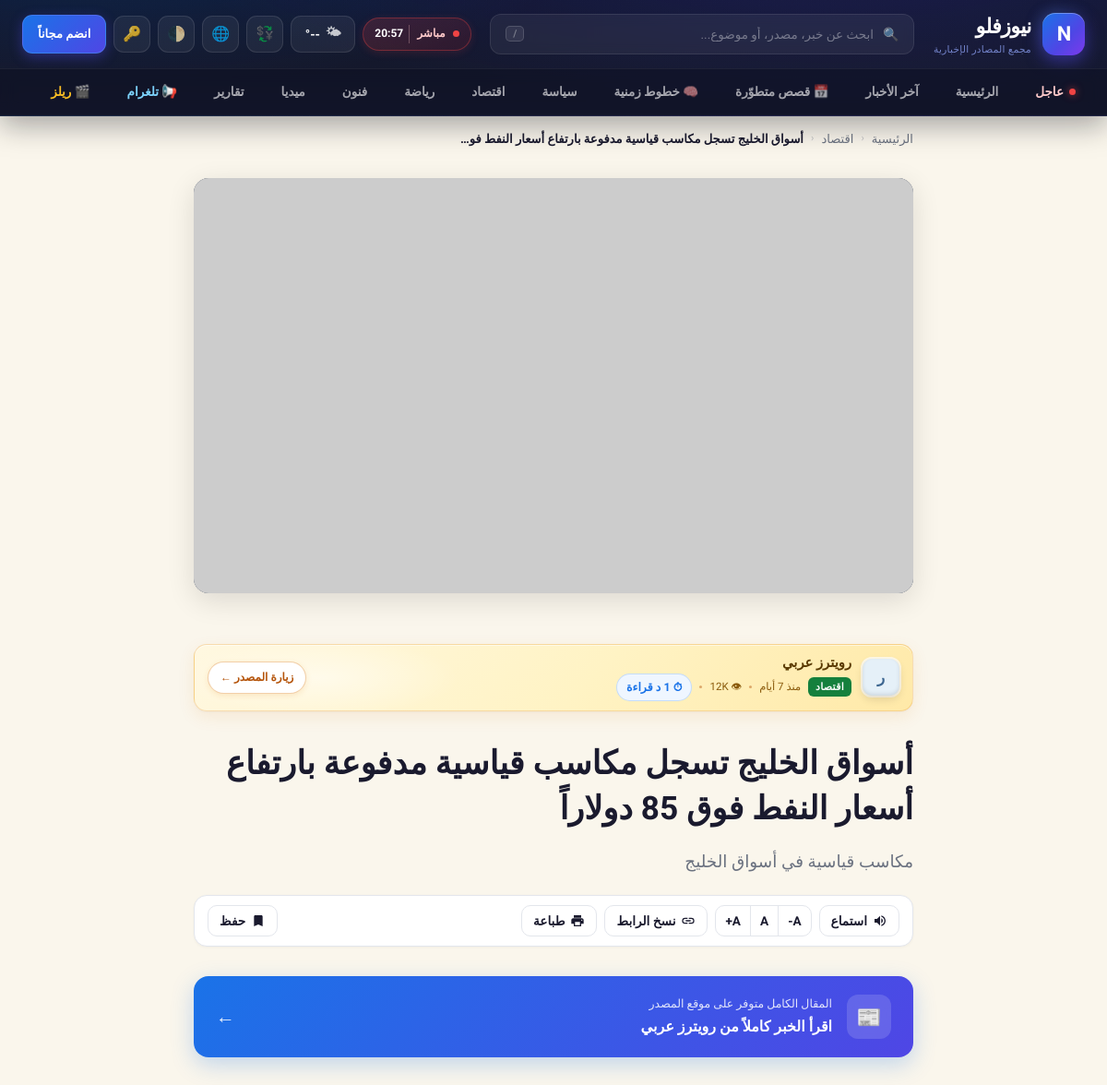
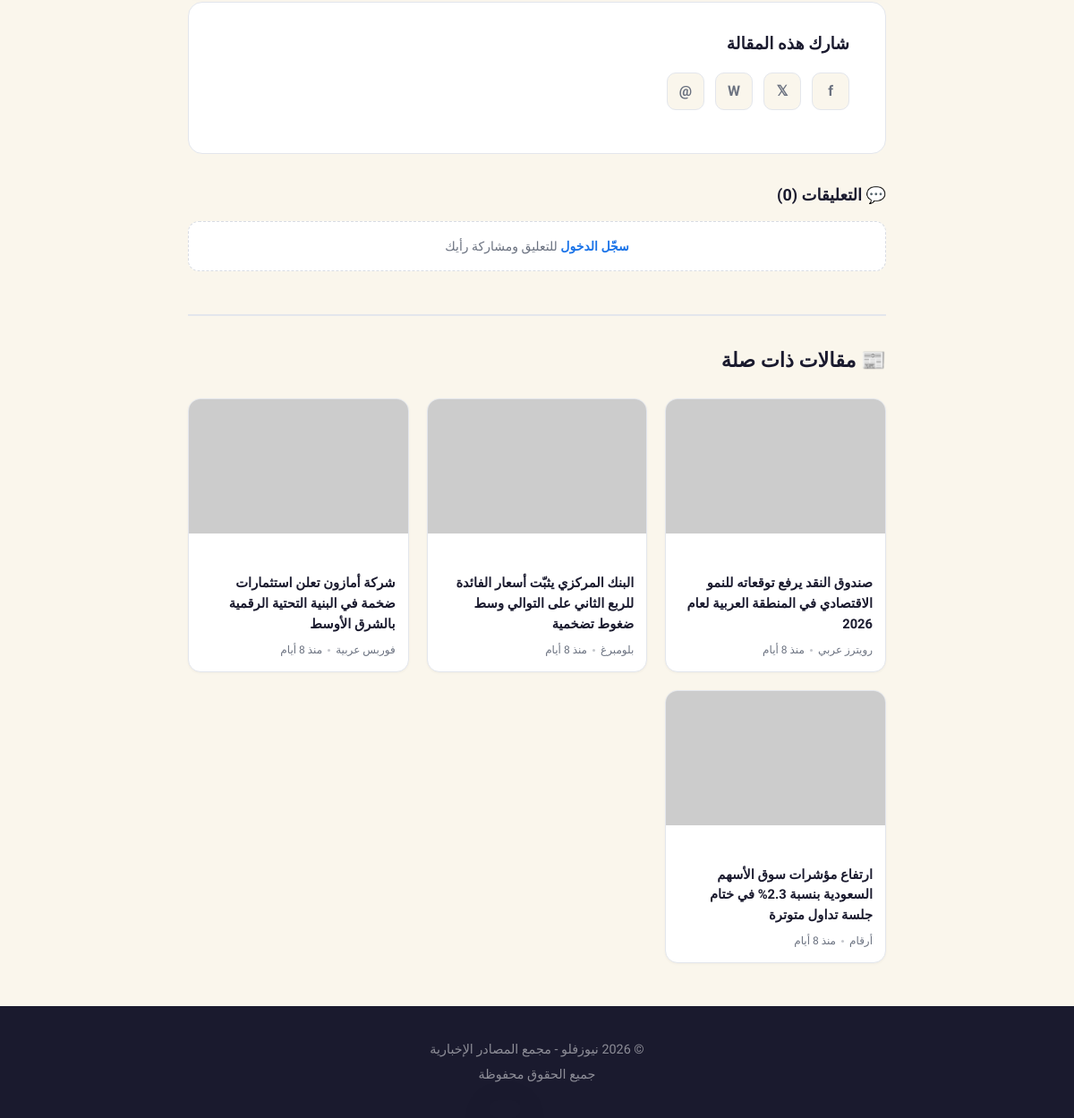
The app's page /article/2 with its own data (2 pictures, top to bottom).
### tables this page shows
CREATE TABLE IF NOT EXISTS `articles` (
  `id` int(11) NOT NULL AUTO_INCREMENT,
  `title` varchar(500) NOT NULL,
  `slug` varchar(500) NOT NULL,
  `excerpt` text DEFAULT NULL,
  `content` longtext DEFAULT NULL,
  `image_url` varchar(500) DEFAULT NULL,
  `source_url` varchar(1000) DEFAULT NULL,
  `category_id` int(11) DEFAULT NULL,
  `source_id` int(11) DEFAULT NULL,
  `is_featured` tinyint(1) DEFAULT 0,
  `is_breaking` tinyint(1) DEFAULT 0,
  `is_hero` tinyint(1) DEFAULT 0,
  `view_count` int(11) DEFAULT 0,
  `comments` int(11) DEFAULT 0,
  `status` enum('published','draft','archived') DEFAULT 'published',
  `published_at` timestamp DEFAULT CURRENT_TIMESTAMP,
  `created_at` timestamp DEFAULT CURRENT_TIMESTAMP,
  `updated_at` timestamp DEFAULT CURRENT_TIMESTAMP ON UPDATE CURRENT_TIMESTAMP,
  PRIMARY KEY (`id`),
  KEY `category_id` (`category_id`),
  KEY `source_id` (`source_id`),
  KEY `status` (`status`),
  KEY `is_breaking` (`is_breaking`),
  KEY `is_featured` (`is_featured`),
  KEY `published_at` (`published_at`),
  CONSTRAINT `fk_article_category` FOREIGN KEY (`category_id`) REFERENCES `categories` (`id`) ON DELETE SET NULL,
  CONSTRAINT `fk_article_source` FOREIGN KEY (`source_id`) REFERENCES `sources` (`id`) ON DELETE SET NULL
);

CREATE TABLE IF NOT EXISTS `categories` (
  `id` int(11) NOT NULL AUTO_INCREMENT,
  `name` varchar(100) NOT NULL,
  `slug` varchar(100) NOT NULL,
  `icon` varchar(10) DEFAULT NULL,
  `css_class` varchar(50) DEFAULT NULL,
  `sort_order` int(11) DEFAULT 0,
  `is_active` tinyint(1) DEFAULT 1,
  `created_at` timestamp DEFAULT CURRENT_TIMESTAMP,
  PRIMARY KEY (`id`),
  UNIQUE KEY `slug` (`slug`)
);

CREATE TABLE IF NOT EXISTS `sources` (
  `id` int(11) NOT NULL AUTO_INCREMENT,
  `name` varchar(200) NOT NULL,
  `slug` varchar(200) NOT NULL,
  `logo_letter` varchar(5) DEFAULT NULL,
  `logo_color` varchar(20) DEFAULT '#5a85b0',
  `logo_bg` varchar(20) DEFAULT '#e5eef8',
  `url` varchar(500) DEFAULT NULL,
  `rss_url` varchar(500) DEFAULT NULL,
  `is_active` tinyint(1) DEFAULT 1,
  `articles_today` int(11) DEFAULT 0,
  `created_at` timestamp DEFAULT CURRENT_TIMESTAMP,
  PRIMARY KEY (`id`),
  UNIQUE KEY `slug` (`slug`)
);

### includes/user_auth.php (called while the page is built, shortened)
<?php
require_once __DIR__ . '/functions.php';
function current_user_id(): ?int {
    $id = $_SESSION[USER_SESSION_KEY] ?? null;
    return $id ? (int)$id : null;
}
function current_user(): ?array {
    static $cached = null;
    if ($cached !== null) return $cached ?: null;
    $id = current_user_id();
    if (!$id) { $cached = false; return null; }
}
function current_theme(): string {
    $u = current_user();
    $c = $_COOKIE['nf_theme'] ?? 'auto';
    return in_array($c, ['light', 'dark', 'auto'], true) ? $c : 'auto';
}

### includes/user_functions.php (called while the page is built, shortened)
<?php
require_once __DIR__ . '/user_auth.php';
function article_comments(int $articleId, ?int $viewerId = null): array {
    try {
        $db = getDB();
        $stmt = $db->prepare("SELECT c.*, u.name as user_name, u.avatar_letter
                              FROM article_comments c
                              INNER JOIN users u ON u.id = c.user_id
                              WHERE c.article_id = ? AND c.is_hidden = 0
                              ORDER BY c.created_at DESC LIMIT 100");
        $stmt->execute([$articleId]);
        $rows = $stmt->fetchAll();
        return $rows;
    } catch (Throwable $e) { return []; }
}

### article.php (the view, shortened to what this page needs)
<?php
require_once __DIR__ . '/includes/functions.php';
require_once __DIR__ . '/includes/user_auth.php';
require_once __DIR__ . '/includes/user_functions.php';
$articleId = isset($_GET['id']) ? (int)$_GET['id'] : 0;
$article = getArticleById($articleId);
$viewer = current_user();
$viewerId = $viewer ? (int)$viewer['id'] : 0;
$isSaved = $viewerId && in_array($articleId, user_bookmark_ids_for($viewerId, [$articleId]), true);
$comments = article_comments($articleId, $viewerId ?: null);
$commentsCount = count($comments);
$pageTheme = current_theme();
$relatedArticles = [];
$seenIds = [$articleId => true];
$relatedLimit = 6;
$db = getDB();
if (!empty($article['cat_slug']) && count($relatedArticles) < $relatedLimit) {
    try {
        $excludeIds = implode(',', array_map('intval', array_keys($seenIds)));
        $need = $relatedLimit - count($relatedArticles);
        $stmt = $db->prepare("SELECT a.id, a.title, a.slug, a.image_url, a.excerpt, a.published_at,
                              c.name as cat_name, c.slug as cat_slug, c.css_class,
                              s.name as source_name
                              FROM articles a
                              LEFT JOIN categories c ON a.category_id = c.id
                              LEFT JOIN sources s ON a.source_id = s.id
                              WHERE c.slug = ? AND a.id NOT IN ({$excludeIds}) AND a.status = 'published'
                              ORDER BY a.published_at DESC LIMIT {$need}");
        $stmt->execute([$article['cat_slug']]);
        foreach ($stmt->fetchAll() as $r) {
            $relatedArticles[] = $r;
        }
    } catch (Throwable $e) {}
}
?>
<!DOCTYPE html>
<html lang="ar" dir="rtl" data-theme="<?php echo e($pageTheme); ?>">
<head>
    <link rel="stylesheet" href="assets/css/site-header.min.css?v=m1">
    <link rel="stylesheet" href="assets/css/user.min.css?v=m1">
</head>
<body>
    <?php
    include __DIR__ . '/includes/components/site_header.php';
    ?>
    <?php
        $wordCount = str_word_count(strip_tags(($article['content'] ?? '') . ' ' . ($article['ai_summary'] ?? '')));
        if ($wordCount < 50) $wordCount = mb_strlen(strip_tags($article['content'] ?? '')) / 6;
        $readMinutes = max(1, (int)ceil($wordCount / 180));
        $readMoreUrl = '';
        if (!empty($article['source_url']))       { $readMoreUrl = $article['source_url']; }
        elseif (!empty($article['source_website'])) { $readMoreUrl = $article['source_website']; }
    ?>
    <main class="container">
        <nav class="breadcrumb" aria-label="شريط التنقل">
            <a href="/">الرئيسية</a>
            <span class="sep">‹</span>
            <?php if (!empty($article['cat_name']) && !empty($article['cat_slug'])): ?>
                <a href="/category/<?php echo e($article['cat_slug']); ?>"><?php echo e($article['cat_name']); ?></a>
                <span class="sep">‹</span>
            <?php endif; ?>
            <span class="current"><?php echo e(mb_substr($article['title'], 0, 60)); ?><?php echo mb_strlen($article['title']) > 60 ? '…' : ''; ?></span>
        </nav>
        <?php if ($article['image_url']): ?>
            <?php echo responsiveImg($article['image_url'], $article['title'], '(max-width:768px) 100vw, 820px', [480, 800, 1200], 'article-hero', 'eager', 'fetchpriority="high"'); ?>
        <?php endif; ?>
        <?php if ($article['source_name']):
            $sourceProfileUrl = !empty($article['source_id']) ? sourceUrl((int)$article['source_id']) : '';
        ?>
            <div class="source-top">
                <?php if ($sourceProfileUrl): ?>
                    <a class="source-top-logo-link" href="<?php echo e($sourceProfileUrl); ?>" title="<?php echo e('بروفايل ' . $article['source_name']); ?>">
                <?php endif; ?>
                    <div class="source-logo" style="background: <?php echo e($article['logo_bg'] ?: '#3b82f6'); ?>; color: <?php echo e($article['logo_color'] ?: 'white'); ?>;">
                        <?php echo e(strtoupper(mb_substr($article['source_name'], 0, 1))); ?>
                    </div>
                <?php if ($sourceProfileUrl): ?>
                    </a>
                <?php endif; ?>
                <div class="source-top-info">
                    <?php if ($sourceProfileUrl): ?>
                        <h3><a class="source-top-name" href="<?php echo e($sourceProfileUrl); ?>"><?php echo e($article['source_name']); ?></a></h3>
                    <?php else: ?>
                        <h3><?php echo e($article['source_name']); ?></h3>
                    <?php endif; ?>
                    <div class="source-top-meta">
                        <?php if ($article['cat_name']): ?>
                            <span class="category-badge <?php echo e($article['css_class'] ?? ''); ?>"><?php echo e($article['cat_name']); ?></span>
                        <?php endif; ?>
                        <span><?php echo timeAgo($article['published_at']); ?></span>
                        <span class="dot"></span>
                        <span>👁 <?php echo formatViews($article['view_count']); ?></span>
                        <span class="dot"></span>
                        <span class="read-time-badge">⏱ <?php echo (int)$readMinutes; ?> د قراءة</span>
                    </div>
                </div>
                <?php if ($readMoreUrl): ?>
                    <a class="source-top-visit" href="<?php echo e($readMoreUrl); ?>" target="_blank" rel="noopener noreferrer">
                        زيارة المصدر &larr;
                    </a>
                <?php endif; ?>
            </div>
        <?php endif; ?>
        <article class="article-header">
            <h1 id="articleTitle"><?php echo e($article['title']); ?></h1>
            <?php if (!empty($article['excerpt'])): ?>
                <p class="article-excerpt"><?php echo e($article['excerpt']); ?></p>
            <?php endif; ?>
            <div class="article-toolbar" role="toolbar" aria-label="أدوات المقالة">
                <button type="button" class="tool-btn" id="ttsToggle" title="استمع إلى المقالة">
                    <svg viewBox="0 0 24 24"><path d="M3 9v6h4l5 5V4L7 9H3zm13.5 3c0-1.77-1.02-3.29-2.5-4.03v8.05c1.48-.73 2.5-2.25 2.5-4.02zM14 3.23v2.06c2.89.86 5 3.54 5 6.71s-2.11 5.85-5 6.71v2.06c4.01-.91 7-4.49 7-8.77s-2.99-7.86-7-8.77z"/></svg>
                    <span>استماع</span>
                </button>
                <div class="tool-group" title="حجم الخط">
                    <button type="button" class="tool-btn" id="fontDec" title="تصغير الخط" aria-label="تصغير الخط">A-</button>
                    <button type="button" class="tool-btn" id="fontReset" title="إعادة" aria-label="حجم الخط الافتراضي">A</button>
                    <button type="button" class="tool-btn" id="fontInc" title="تكبير الخط" aria-label="تكبير الخط">A+</button>
                </div>
                <button type="button" class="tool-btn" id="copyLinkBtn" title="نسخ الرابط">
                    <svg viewBox="0 0 24 24"><path d="M3.9 12c0-1.71 1.39-3.1 3.1-3.1h4V7H7a5 5 0 1 0 0 10h4v-1.9H7c-1.71 0-3.1-1.39-3.1-3.1zM8 13h8v-2H8v2zm9-6h-4v1.9h4c1.71 0 3.1 1.39 3.1 3.1s-1.39 3.1-3.1 3.1h-4V17h4a5 5 0 1 0 0-10z"/></svg>
                    <span>نسخ الرابط</span>
                </button>
                <button type="button" class="tool-btn" onclick="window.print()" title="طباعة">
                    <svg viewBox="0 0 24 24"><path d="M19 8H5c-1.66 0-3 1.34-3 3v6h4v4h12v-4h4v-6c0-1.66-1.34-3-3-3zm-3 11H8v-5h8v5zm3-7c-.55 0-1-.45-1-1s.45-1 1-1 1 .45 1 1-.45 1-1 1zm-1-9H6v4h12V3z"/></svg>
                    <span>طباعة</span>
                </button>
                <button type="button" class="tool-btn article-save-btn <?php echo $isSaved ? 'active' : ''; ?>" data-save-id="<?php echo (int)$articleId; ?>" onclick="NF.toggleSave(this)">
                    <svg viewBox="0 0 24 24"><path d="M17 3H7c-1.1 0-2 .9-2 2v16l7-3 7 3V5c0-1.1-.9-2-2-2z"/></svg>
                    <span><?php echo $isSaved ? 'محفوظ' : 'حفظ'; ?></span>
                </button>
            </div>
        </article>
        <?php if (!empty($readMoreUrl)): ?>
            <a class="source-cta" href="<?php echo e($readMoreUrl); ?>" target="_blank" rel="noopener noreferrer">
                <div class="source-cta-icon">📰</div>
                <div class="source-cta-text">
                    <div class="source-cta-label">المقال الكامل متوفر على موقع المصدر</div>
                    <div class="source-cta-title">اقرأ الخبر كاملاً من <?php echo e($article['source_name'] ?? 'المصدر'); ?></div>
                </div>
                <div class="source-cta-arrow">&larr;</div>
            </a>
        <?php endif; ?>
        <div class="article-footer">
            <h3 style="margin-bottom: 1rem;">شارك هذه المقالة</h3>
            <div class="sharing">
                <a href="https://www.facebook.com/sharer/sharer.php?u=<?php echo urlencode(SITE_URL . '/article.php?id=' . $article['id']); ?>" class="share-btn" title="شارك على فيسبوك" target="_blank">f</a>
                <a href="https://twitter.com/intent/tweet?text=<?php echo urlencode($article['title']); ?>&url=<?php echo urlencode(SITE_URL . '/article.php?id=' . $article['id']); ?>" class="share-btn" title="شارك على تويتر" target="_blank">𝕏</a>
                <a href="https://wa.me/?text=<?php echo urlencode($article['title'] . ' ' . SITE_URL . '/article.php?id=' . $article['id']); ?>" class="share-btn" title="شارك على واتس آب" target="_blank">W</a>
                <a href="mailto:?subject=<?php echo urlencode($article['title']); ?>&body=<?php echo urlencode($article['title'] . '\n' . SITE_URL . '/article.php?id=' . $article['id']); ?>" class="share-btn" title="أرسل بالبريد الإلكتروني">@</a>
            </div>
        </div>
        <section class="comments-wrap">
          <h2>💬 التعليقات (<?php echo (int)$commentsCount; ?>)</h2>
          <?php if ($viewerId): ?>
            <form class="comment-form" data-article-id="<?php echo (int)$articleId; ?>" onsubmit="event.preventDefault(); NF.submitComment(this);">
              <textarea placeholder="شاركنا رأيك..." maxlength="2000" required></textarea>
              <div class="cf-bottom">
                <button type="submit" class="btn primary">إرسال</button>
              </div>
            </form>
          <?php else: ?>
            <div class="comment-login-cta">
              <a href="account/login.php?return=<?php echo urlencode('article/' . (int)$articleId); ?>">سجّل الدخول</a>
              للتعليق ومشاركة رأيك
            </div>
          <?php endif; ?>
        </section>
        <?php if (!empty($relatedArticles)): ?>
            <section class="related-section">
                <h2>📰 مقالات ذات صلة</h2>
                <div class="related-grid">
                    <?php foreach ($relatedArticles as $related): ?>
                        <a href="<?php echo articleUrl($related); ?>" class="rel-card">
                            <?php if (!empty($related['image_url'])): ?>
                                <img src="<?php echo e($related['image_url']); ?>" alt="" class="rel-card-img" loading="lazy" decoding="async">
                            <?php endif; ?>
                            <div class="rel-card-body">
                                <?php if (!empty($related['cat_name'])): ?>
                                    <span class="rel-card-cat <?php echo e($related['css_class'] ?? ''); ?>"><?php echo e($related['cat_name']); ?></span>
                                <?php endif; ?>
                                <h3 class="rel-card-title"><?php echo e($related['title']); ?></h3>
                                <div class="rel-card-meta">
                                    <span><?php echo e($related['source_name'] ?? ''); ?></span>
                                    <span class="dot"></span>
                                    <span><?php echo timeAgo($related['published_at']); ?></span>
                                </div>
                            </div>
                        </a>
                    <?php endforeach; ?>
                </div>
            </section>
        <?php endif; ?>
    </main>
    <footer class="footer">
        <div class="container">
            <p>&copy; 2026 <?php echo SITE_NAME; ?> - <?php echo SITE_TAGLINE; ?></p>
            <p>جميع الحقوق محفوظة</p>
        </div>
    </footer>
</body>
</html>

### records on screen
articles: category.name "اقتصاد", title "أسواق الخليج تسجل مكاسب قياسية مدفوعة بارتفاع أسعار النفط فو", source.name "ر", source.name "رويترز عربي", published_at "منذ 7 أيام", view_count "12K", title "أسواق الخليج تسجل مكاسب قياسية مدفوعة بارتفاع أسعار النفط فوق 85 دولاراً", excerpt "مكاسب قياسية في أسواق الخليج"
articles: title "صندوق النقد يرفع توقعاته للنمو الاقتصادي في المنطقة العربية لعام 2026", source.name "رويترز عربي", published_at "منذ 8 أيام"
articles: title "البنك المركزي يثبّت أسعار الفائدة للربع الثاني على التوالي وسط ضغوط تضخمية", source.name "بلومبرغ", published_at "منذ 8 أيام"
articles: title "شركة أمازون تعلن استثمارات ضخمة في البنية التحتية الرقمية بالشرق الأوسط", source.name "فوربس عربية", published_at "منذ 8 أيام"
articles: title "ارتفاع مؤشرات سوق الأسهم السعودية بنسبة 2.3% في ختام جلسة تداول متوترة", source.name "أرقام", published_at "منذ 8 أيام"

### other values on screen
getSetting('site_name', SITE_NAME) "نيوزفلو"
getSetting('site_tagline', SITE_TAGLINE) "مجمع المصادر الإخبارية"
$commentsCount "0"
SITE_NAME "نيوزفلو"
SITE_TAGLINE "مجمع المصادر الإخبارية"
